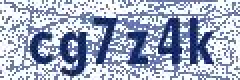
#> input picture input_image/capture_2.png, 120 x 40 px, found by its file name (shown 2 times larger)
$ jupyter execute Img-Processing.ipynb   (older library calls are emulated)
#> lines starting #> are read from the running program, lines starting #| are printed output that depends on the picture; after the words box and inside, x2 and y2 are one past the last pixel; in counts of white or black regions, pixels touching at a corner belong together
## Remove noise from Image and break the Image into single characters

### Input Image

### HSV color threshold script to determine the lower and upper thresholds

[cell 1]
import cv2
import sys
import numpy as np

def nothing(x):
    pass

# Load in image
image = cv2.imread('capture_2.png')
#> image is the input picture: shape (40, 120, 3); mean B, G, R 193.3, 172.8, 162.6

# Create a window
cv2.namedWindow('image')

# create trackbars for color change
cv2.createTrackbar('HMin','image',0,179,nothing) # Hue is from 0-179 for Opencv
cv2.createTrackbar('SMin','image',0,255,nothing)
cv2.createTrackbar('VMin','image',0,255,nothing)
cv2.createTrackbar('HMax','image',0,179,nothing)
cv2.createTrackbar('SMax','image',0,255,nothing)
cv2.createTrackbar('VMax','image',0,255,nothing)

# Set default value for MAX HSV trackbars.
cv2.setTrackbarPos('HMax', 'image', 179)
cv2.setTrackbarPos('SMax', 'image', 255)
cv2.setTrackbarPos('VMax', 'image', 255)

# Initialize to check if HSV min/max value changes
hMin = sMin = vMin = hMax = sMax = vMax = 0
phMin = psMin = pvMin = phMax = psMax = pvMax = 0

output = image
wait_time = 33

while(1):

    # get current positions of all trackbars
    hMin = cv2.getTrackbarPos('HMin','image')
    sMin = cv2.getTrackbarPos('SMin','image')
    vMin = cv2.getTrackbarPos('VMin','image')

    hMax = cv2.getTrackbarPos('HMax','image')
    sMax = cv2.getTrackbarPos('SMax','image')
    vMax = cv2.getTrackbarPos('VMax','image')

    # Set minimum and max HSV values to display
    lower = np.array([hMin, sMin, vMin])
    upper = np.array([hMax, sMax, vMax])

    # Create HSV Image and threshold into a range.
    hsv = cv2.cvtColor(image, cv2.COLOR_BGR2HSV)
#> hsv: shape (40, 120, 3); mean H, S, V 105, 58.5, 193.3
    mask = cv2.inRange(hsv, lower, upper)
#> mask: shape (40, 120); every value is 255
    output = cv2.bitwise_and(image,image, mask= mask)

    # Print if there is a change in HSV value
    if( (phMin != hMin) | (psMin != sMin) | (pvMin != vMin) | (phMax != hMax) | (psMax != sMax) | (pvMax != vMax) ):
        print("(hMin = %d , sMin = %d, vMin = %d), (hMax = %d , sMax = %d, vMax = %d)" % (hMin , sMin , vMin, hMax, sMax , vMax))
        phMin = hMin
        psMin = sMin
        pvMin = vMin
        phMax = hMax
        psMax = sMax
        pvMax = vMax

    # Display output image
    cv2.imshow('image',output)

    # Wait longer to prevent freeze for videos.
    if cv2.waitKey(wait_time) & 0xFF == ord('q'):
#> (key q is pressed here)
        break

cv2.destroyAllWindows()

### Since there seems to be a distinguishable shade from the text and the background, color thresholding should work here. The idea is to convert the image to HSV format then use a lower and upper threshold to generate a binary segmented mask then bitwise-and to extract the text. Here's an implementation using Python OpenCV

[cell 2]
import numpy as np
import cv2
import scipy.misc

# Color threshold
image_name = 'capture_2.png'
image = cv2.imread(image_name)
original = image.copy()
hsv = cv2.cvtColor(image, cv2.COLOR_BGR2HSV)
lower = np.array([0, 120, 0])
upper = np.array([179, 255, 255])
mask = cv2.inRange(hsv, lower, upper)
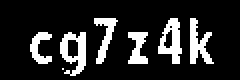
#> mask: shape (40, 120) (shown 2 times larger); 15.9% white; 7 white regions (1 under 20 px), largest, box (x1, y1, x2, y2) and area: (30, 16, 43, 38) 164, (79, 9, 91, 32) 150, (95, 9, 107, 32) 142, (47, 9, 59, 32) 113, (64, 16, 74, 32) 102, (15, 16, 26, 32) 93
result = cv2.bitwise_and(original,original,mask=mask)
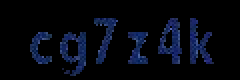
#> result: shape (40, 120, 3) (shown 2 times larger); mean B, G, R 15.2, 7.1, 4.4
original = cv2.bitwise_and(original,original,mask=mask)
result[mask!=0] = (0,0,0)
#> result: shape (40, 120, 3); 15.94% of pixels changed, all inside (x1, y1, x2, y2) = (15, 9, 107, 38)
result[mask==0] = (255,255,255)
original[mask==0] = (255,255,255)
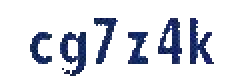
#> original: shape (40, 120, 3) (shown 2 times larger); mean B, G, R 229.5, 221.5, 218.8

cv2.imshow('mask', mask)
cv2.imshow('result', result)
cv2.imshow('original', original)
scipy.misc.imsave(image_name+'mask.png', mask)
scipy.misc.imsave(image_name+'result.png', result)
scipy.misc.imsave(image_name+'original.png', original)
cv2.waitKey()

### Output Images

## Break Images into single character

* Convert to grayscale
* Otsu's threshold
* Find contours, sort contours from left-to-right, and filter using contour area
* Extract ROI

#### After Otsu's thresholding to obtain a binary image, we sort contours from left-to-right using imutils.contours.sort_contours(). This ensures that when we iterate through each contour, we have each character in the correct order. In addition, we filter using a minimum threshold area to remove small noise. Here's the detected characters

### We can extract each character using Numpy slicing. Here's each saved character ROI

[cell 3]
import cv2
from imutils import contours

image = cv2.imread('capture_2.pngmask.png')
#> image: shape (40, 120, 3); 15.9% white; 7 white regions (1 under 20 px)
gray = cv2.cvtColor(image, cv2.COLOR_BGR2GRAY)
thresh = cv2.threshold(gray,0,255,cv2.THRESH_OTSU + cv2.THRESH_BINARY)[1]

cnts = cv2.findContours(thresh, cv2.RETR_EXTERNAL, cv2.CHAIN_APPROX_SIMPLE)
#> cnts = 7 contours, 1 with area under 20; largest, box (x1, y1, x2, y2) and area: (30, 16, 43, 38) 168, (79, 9, 91, 32) 146, (95, 9, 107, 32) 102, (47, 9, 59, 32) 82, (64, 16, 74, 32) 75, (15, 16, 26, 32) 68
cnts = cnts[0] if len(cnts) == 2 else cnts[1]
cnts, _ = contours.sort_contours(cnts, method="left-to-right")

ROI_number = 0
for c in cnts:
    area = cv2.contourArea(c)
    if area > 10:
        x,y,w,h = cv2.boundingRect(c)
        ROI = 255 - image[y:y+h, x:x+w]
        cv2.imwrite('ROI_{}.png'.format(ROI_number), ROI)
        cv2.rectangle(image, (x, y), (x + w, y + h), (36,255,12), 1)
        ROI_number += 1
#> this loop made 7 passes
#> (area, x, y, w, h) on passes 1, 2, 4, 5, 6, 7: (67.5, 15, 16, 11, 16), (168, 30, 16, 13, 22), (81.5, 47, 9, 12, 23), (75, 64, 16, 10, 16), (146.5, 79, 9, 12, 23), (101.5, 95, 9, 12, 23)
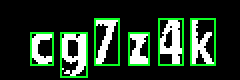
#> image: shape (40, 120, 3) (shown 2 times larger); mean B, G, R 39.3, 56.9, 37.4
#> after the loop, ROI_number = 6
cv2.imshow('thresh', thresh)
cv2.imshow('image', image)
scipy.misc.imsave(image_name+'otsu.png', image)
cv2.waitKey()
#> Out = 113
